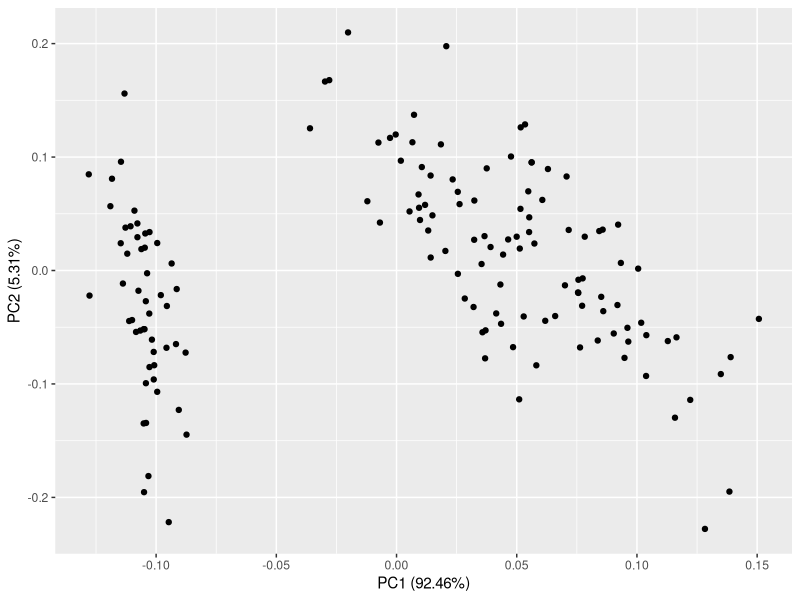
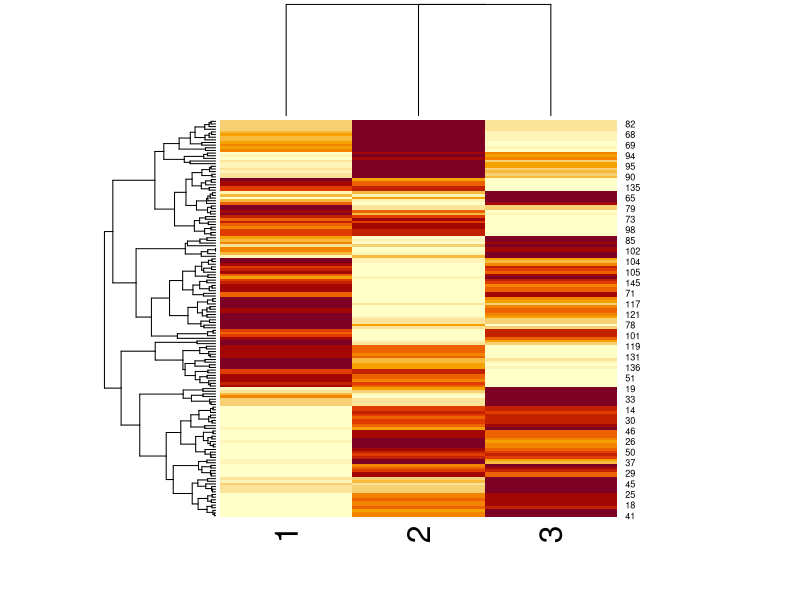
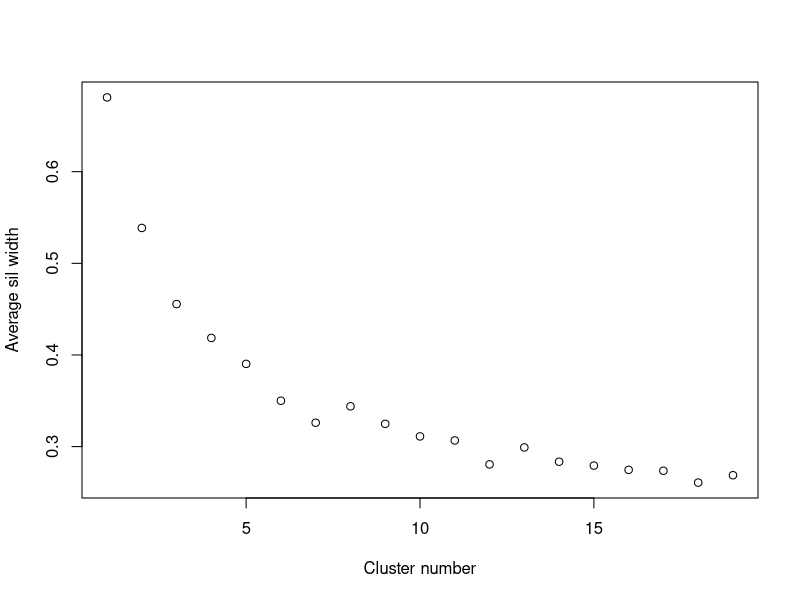
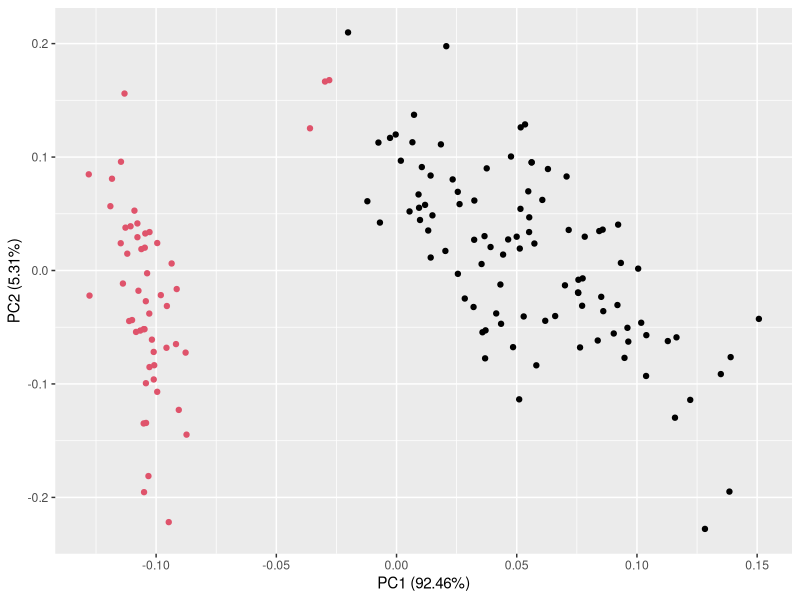
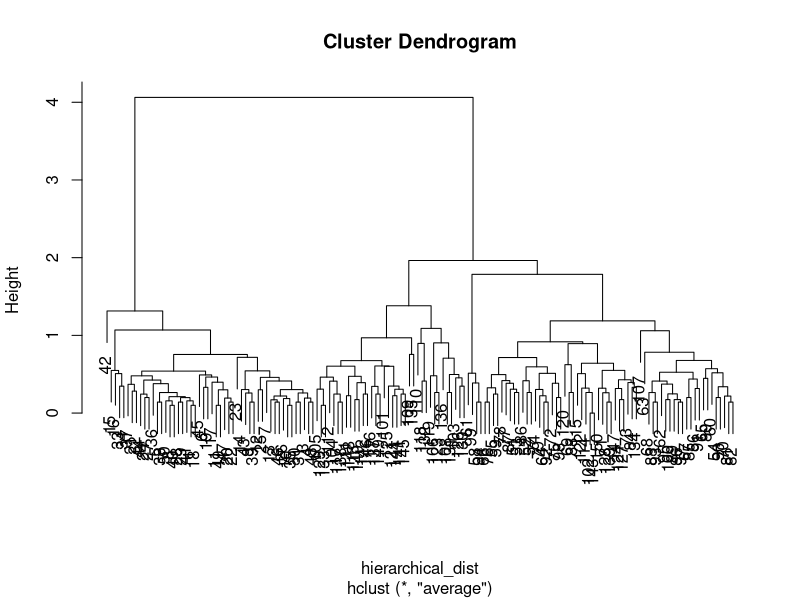
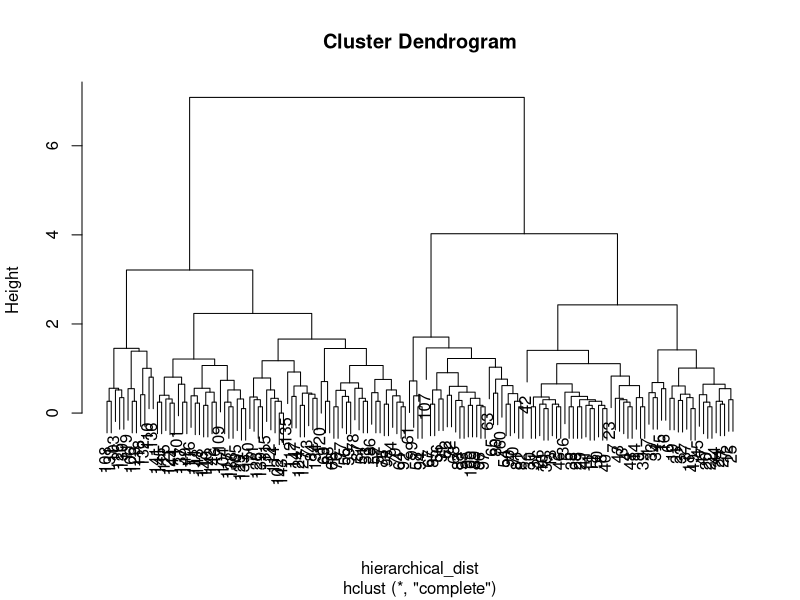
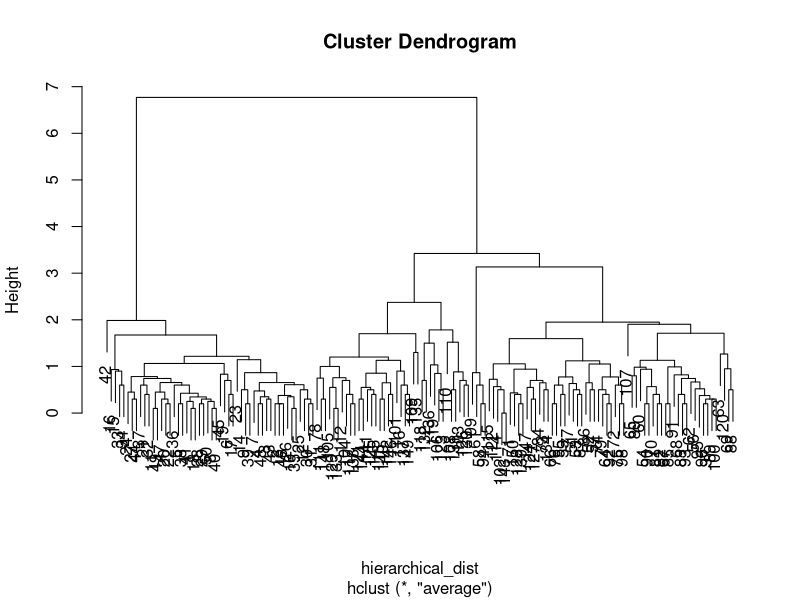
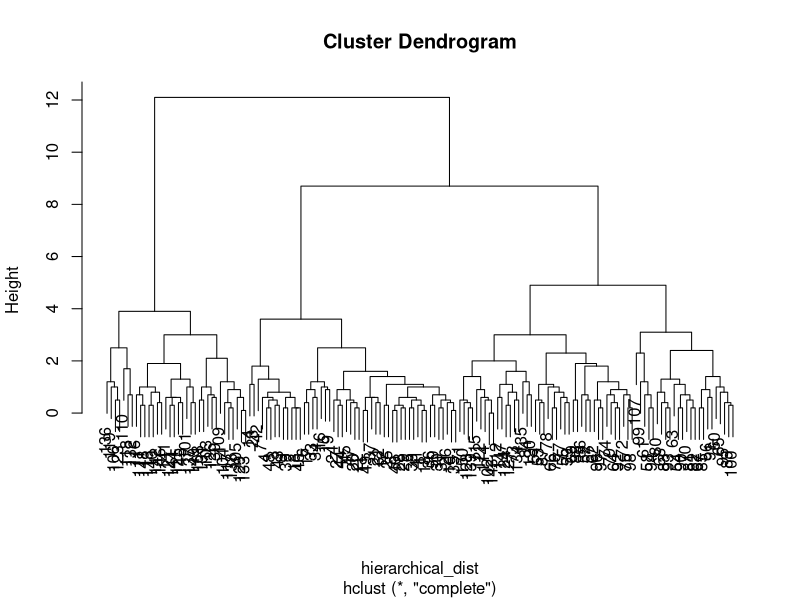

Here is the R script that generated these plots, in order:
## ---- chunk 1
knitr::opts_chunk$set(echo = TRUE, eval = T)
## ---- chunk 2
rm(list = ls(all.names = TRUE))
library(ggplot2)
library(tidyverse)
library(ggfortify)
library(fastICA)
data(iris)
## ---- chunk 3
iris_subset <- iris[c('Sepal.Length', 'Sepal.Width', 'Petal.Length','Petal.Width')]
## ---- chunk 4
# find two point in the data that are most distant make them the initial centroids
d = as.matrix(dist(iris_subset))
cood = which(d == max(d), arr.ind = TRUE)
centroids = rbind(iris_subset[cood[1],], iris_subset[cood[2],])
## ---- chunk 5
# assign the point to cluster with closer centroid(first iteration)
cluster_one = c()
cluster_two = c()
for (i in 1:150){
  dist_one = dist(rbind(centroids[1,],iris_subset[i,]), method = "euclidean")[1]
  dist_two = dist(rbind(centroids[2,],iris_subset[i,]), method = "euclidean")[1]
  if (dist_one < dist_two){
    cluster_one = rbind(cluster_one, iris_subset[i,])
  }else {
    cluster_two = rbind(cluster_two, iris_subset[i,])
  }
}
head(cluster_one)
head(cluster_two)
## ---- chunk 6
# recalculate the centroids 
centroids = rbind(t(as.matrix(colMeans(cluster_one))),t(as.matrix(colMeans(cluster_two))))

# and again assign the point to cluster with closer centroid(second iteration)
cluster_one = c()
cluster_two = c()
for (i in 1:150){
  dist_one = dist(rbind(centroids[1,],iris_subset[i,]), method = "euclidean")[1]
  dist_two = dist(rbind(centroids[2,],iris_subset[i,]), method = "euclidean")[1]
  if (dist_one < dist_two){
    cluster_one = rbind(cluster_one, iris_subset[i,])
  }else {
    cluster_two = rbind(cluster_two, iris_subset[i,])
  }
}
head(cluster_one)
head(cluster_two)
## ---- chunk 7
pca_iris = prcomp(iris_subset)
autoplot(pca_iris)
## ---- chunk 8
a <- fastICA(iris_subset, 3, alg.typ = "parallel", fun = "logcosh", alpha = 1,
             method = "R", row.norm = FALSE, maxit = 200,
             tol = 0.0001, verbose = TRUE)
heatmap(a$S)
## ---- chunk 9
library(cluster)
sil_avg_width = c()
for (k in 2:20){
  avg_width = 0
  for (i in 1:10){
      a <- kmeans(iris_subset, k, iter.max = 10000, 
       algorithm = c("Hartigan-Wong", "Lloyd", "Forgy",
                     "MacQueen"), trace=FALSE)
      b <- silhouette(a$cluster, dist(iris_subset))
      avg_width <- avg_width +summary(b)$avg.width
  }
  sil_avg_width <- c(sil_avg_width, avg_width/10)
}
plot(sil_avg_width,xlab = "Cluster number", ylab = "Average sil width")
## ---- chunk 10
a <- kmeans(iris_subset, 2, iter.max = 10000, 
       algorithm = c("Hartigan-Wong", "Lloyd", "Forgy",
                     "MacQueen"), trace=FALSE)
a$cluster
## ---- chunk 11
pca_iris = prcomp(iris_subset)

autoplot(prcomp(iris_subset), data = iris, colour = a$cluster)
## ---- chunk 12
hierarchical_dist <- dist(iris_subset, method = "euclidean")
tree1 <- hclust(hierarchical_dist, method="average")
tree2 <- hclust(hierarchical_dist, method="complete")
hierarchical_dist <- dist(iris_subset, method = "manhattan")
tree3 <- hclust(hierarchical_dist, method="average")
tree4 <- hclust(hierarchical_dist, method="complete")
  

plot(tree1)
plot(tree2)
plot(tree3)
plot(tree4)

cutree(tree1, 2)
cutree(tree1, 3)

autoplot(prcomp(iris_subset), data = iris, colour = cutree(tree1, 2))
autoplot(prcomp(iris_subset), data = iris, colour = cutree(tree1, 3))
autoplot(prcomp(iris_subset), data = iris, colour = cutree(tree2, 2))
autoplot(prcomp(iris_subset), data = iris, colour = cutree(tree2, 3))
autoplot(prcomp(iris_subset), data = iris, colour = cutree(tree3, 2))
autoplot(prcomp(iris_subset), data = iris, colour = cutree(tree3, 3))
autoplot(prcomp(iris_subset), data = iris, colour = cutree(tree4, 2))
autoplot(prcomp(iris_subset), data = iris, colour = cutree(tree4, 3))
